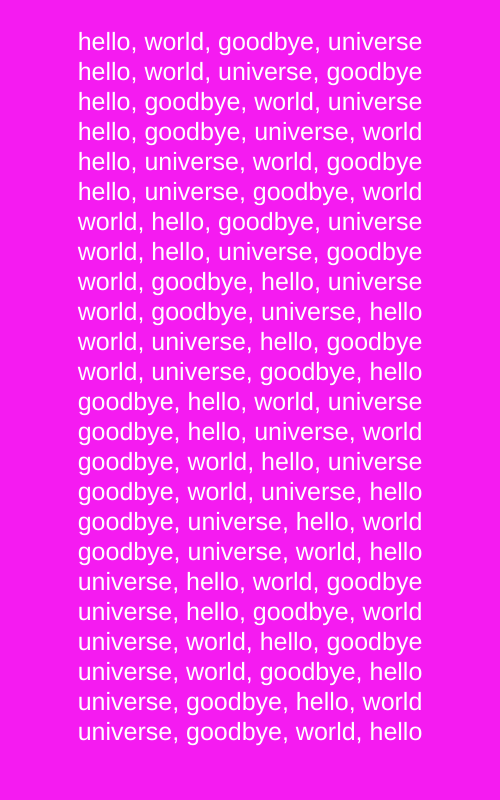
Frame 1 (no input)
Frame 60 (no input): identical to frame 1, image omitted
Frame 120 (the mouse pressed at the canvas centre since frame 60): identical to frame 1, image omitted

The p5.js sketch that drew this single still picture (run headless with seeded random() and noise() and a simulated clock; from frame 60 on, the mouse is pressed at the canvas centre):

// p5.js sketch
// ── sketch.js
// This sketch introduces the concepts of permutations and combinations

// Suggestions:
// - Permutations will yield all possible orderings of a set. Note that this
// is very abstract, and could apply to all sorts of things. For instance, the
// elements of the set could be different events in a narrative, performance,
// or animation.

// define our variables
let a, p;

function setup() {

  createCanvas(500, 800);

  // material for permutations and combinations
  // BEWARE! The computation for this list grows very, very fast,
  // and your browser will quickly run out of resources
  // (also, you may have to increase the canvas size)
  a = ["hello", "world", "goodbye", "universe"];
  // a = ["entrance", "roof", "basement", "staircase"];
  // a = ["stand", "sit", "raise hand", "close eyes"];

  p = permutator(a); // all permuations: shuffling! Order matters!

  // we prepare our canvas, text size, we don't cut words at the end of lines, and select a font
  fill(255);
  textSize(25);
  textWrap(WORD);
  textAlign(CENTER);
  textFont('Helvetica');

}

function draw() {

  background(245, 27, 241);

  // display the results
  for (let i = 0; i < p.length; i++) {
      text(p[i].join(', '), width/2, 50 + i*30);
  }

}

// ----------------------------------------
// THE UNDERBELLY
// ----------------------------------------

// ----------------------------------------
// Permutations
// ------------

// https://stackoverflow.com/a/20871714
// generate all permutations of an array
// Order matters! [a,b] =/= [b,a]

const permutator = (inputArr) => {
  let result = [];

  const permute = (arr, m = []) => {
    if (arr.length === 0) {
      result.push(m)
    } else {
      for (let i = 0; i < arr.length; i++) {
        let curr = arr.slice();
        let next = curr.splice(i, 1);
        permute(curr.slice(), m.concat(next))
      }
    }
  }

  permute(inputArr)

  return result;
}
